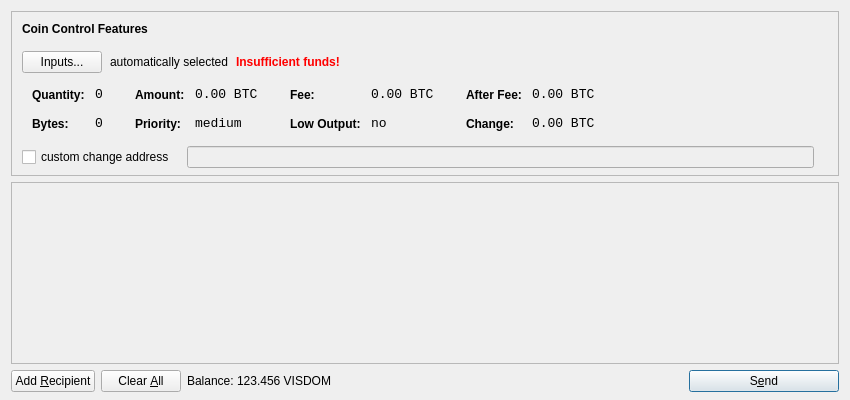
<?xml version="1.0" encoding="UTF-8"?>
<ui version="4.0">
 <class>SendCoinsDialog</class>
 <widget class="QDialog" name="SendCoinsDialog">
  <property name="geometry">
   <rect>
    <x>0</x>
    <y>0</y>
    <width>850</width>
    <height>400</height>
   </rect>
  </property>
  <property name="windowTitle">
   <string>Send Coins</string>
  </property>
  <layout class="QVBoxLayout" name="verticalLayout" stretch="0,1,0">
   <property name="bottomMargin">
    <number>8</number>
   </property>
   <item>
    <widget class="QFrame" name="frameCoinControl">
     <property name="sizePolicy">
      <sizepolicy hsizetype="Expanding" vsizetype="Expanding">
       <horstretch>0</horstretch>
       <verstretch>0</verstretch>
      </sizepolicy>
     </property>
     <property name="maximumSize">
      <size>
       <width>16777215</width>
       <height>16777215</height>
      </size>
     </property>
     <property name="frameShape">
      <enum>QFrame::StyledPanel</enum>
     </property>
     <property name="frameShadow">
      <enum>QFrame::Sunken</enum>
     </property>
     <layout class="QVBoxLayout" name="verticalLayoutCoinControl2">
      <property name="spacing">
       <number>-1</number>
      </property>
      <property name="leftMargin">
       <number>0</number>
      </property>
      <property name="topMargin">
       <number>0</number>
      </property>
      <property name="rightMargin">
       <number>0</number>
      </property>
      <property name="bottomMargin">
       <number>6</number>
      </property>
      <item>
       <layout class="QVBoxLayout" name="verticalLayoutCoinControl" stretch="0,0,0,0,1">
        <property name="spacing">
         <number>0</number>
        </property>
        <property name="leftMargin">
         <number>10</number>
        </property>
        <property name="topMargin">
         <number>10</number>
        </property>
        <item>
         <layout class="QHBoxLayout" name="horizontalLayoutCoinControl1">
          <property name="bottomMargin">
           <number>15</number>
          </property>
          <item>
           <widget class="QLabel" name="labelCoinControlFeatures">
            <property name="sizePolicy">
             <sizepolicy hsizetype="Preferred" vsizetype="Maximum">
              <horstretch>0</horstretch>
              <verstretch>0</verstretch>
             </sizepolicy>
            </property>
            <property name="font">
             <font>
              <weight>75</weight>
              <bold>true</bold>
             </font>
            </property>
            <property name="styleSheet">
             <string notr="true">font-weight:bold;</string>
            </property>
            <property name="text">
             <string>Coin Control Features</string>
            </property>
           </widget>
          </item>
         </layout>
        </item>
        <item>
         <layout class="QHBoxLayout" name="horizontalLayoutCoinControl2" stretch="0,0,0,0">
          <property name="spacing">
           <number>8</number>
          </property>
          <property name="bottomMargin">
           <number>10</number>
          </property>
          <item>
           <widget class="QPushButton" name="pushButtonCoinControl">
            <property name="styleSheet">
             <string notr="true"/>
            </property>
            <property name="text">
             <string>Inputs...</string>
            </property>
           </widget>
          </item>
          <item>
           <widget class="QLabel" name="labelCoinControlAutomaticallySelected">
            <property name="text">
             <string>automatically selected</string>
            </property>
            <property name="margin">
             <number>5</number>
            </property>
           </widget>
          </item>
          <item>
           <widget class="QLabel" name="labelCoinControlInsuffFunds">
            <property name="font">
             <font>
              <weight>75</weight>
              <bold>true</bold>
             </font>
            </property>
            <property name="styleSheet">
             <string notr="true">color:red;font-weight:bold;</string>
            </property>
            <property name="text">
             <string>Insufficient funds!</string>
            </property>
            <property name="margin">
             <number>5</number>
            </property>
           </widget>
          </item>
          <item>
           <spacer name="horizontalSpacerCoinControl">
            <property name="orientation">
             <enum>Qt::Horizontal</enum>
            </property>
            <property name="sizeHint" stdset="0">
             <size>
              <width>40</width>
              <height>1</height>
             </size>
            </property>
           </spacer>
          </item>
         </layout>
        </item>
        <item>
         <widget class="QWidget" name="widgetCoinControl" native="true">
          <property name="sizePolicy">
           <sizepolicy hsizetype="Preferred" vsizetype="Preferred">
            <horstretch>0</horstretch>
            <verstretch>0</verstretch>
           </sizepolicy>
          </property>
          <property name="minimumSize">
           <size>
            <width>0</width>
            <height>0</height>
           </size>
          </property>
          <property name="styleSheet">
           <string notr="true"/>
          </property>
          <layout class="QHBoxLayout" name="horizontalLayoutCoinControl5">
           <property name="margin">
            <number>0</number>
           </property>
           <item>
            <layout class="QHBoxLayout" name="horizontalLayoutCoinControl3" stretch="0,0,0,1">
             <property name="spacing">
              <number>20</number>
             </property>
             <property name="topMargin">
              <number>0</number>
             </property>
             <property name="bottomMargin">
              <number>10</number>
             </property>
             <item>
              <layout class="QFormLayout" name="formLayoutCoinControl1">
               <property name="horizontalSpacing">
                <number>10</number>
               </property>
               <property name="verticalSpacing">
                <number>14</number>
               </property>
               <property name="leftMargin">
                <number>10</number>
               </property>
               <property name="topMargin">
                <number>4</number>
               </property>
               <property name="rightMargin">
                <number>6</number>
               </property>
               <item row="0" column="0">
                <widget class="QLabel" name="labelCoinControlQuantityText">
                 <property name="styleSheet">
                  <string notr="true">font-weight:bold;</string>
                 </property>
                 <property name="text">
                  <string>Quantity:</string>
                 </property>
                 <property name="margin">
                  <number>0</number>
                 </property>
                </widget>
               </item>
               <item row="0" column="1">
                <widget class="QLabel" name="labelCoinControlQuantity">
                 <property name="font">
                  <font>
                   <family>Monospace</family>
                   <pointsize>10</pointsize>
                  </font>
                 </property>
                 <property name="cursor">
                  <cursorShape>IBeamCursor</cursorShape>
                 </property>
                 <property name="contextMenuPolicy">
                  <enum>Qt::ActionsContextMenu</enum>
                 </property>
                 <property name="text">
                  <string notr="true">0</string>
                 </property>
                 <property name="margin">
                  <number>0</number>
                 </property>
                 <property name="textInteractionFlags">
                  <set>Qt::LinksAccessibleByMouse|Qt::TextSelectableByKeyboard|Qt::TextSelectableByMouse</set>
                 </property>
                </widget>
               </item>
               <item row="1" column="0">
                <widget class="QLabel" name="labelCoinControlBytesText">
                 <property name="styleSheet">
                  <string notr="true">font-weight:bold;</string>
                 </property>
                 <property name="text">
                  <string>Bytes:</string>
                 </property>
                </widget>
               </item>
               <item row="1" column="1">
                <widget class="QLabel" name="labelCoinControlBytes">
                 <property name="font">
                  <font>
                   <family>Monospace</family>
                   <pointsize>10</pointsize>
                  </font>
                 </property>
                 <property name="cursor">
                  <cursorShape>IBeamCursor</cursorShape>
                 </property>
                 <property name="contextMenuPolicy">
                  <enum>Qt::ActionsContextMenu</enum>
                 </property>
                 <property name="text">
                  <string notr="true">0</string>
                 </property>
                 <property name="textInteractionFlags">
                  <set>Qt::LinksAccessibleByMouse|Qt::TextSelectableByKeyboard|Qt::TextSelectableByMouse</set>
                 </property>
                </widget>
               </item>
              </layout>
             </item>
             <item>
              <layout class="QFormLayout" name="formLayoutCoinControl2">
               <property name="horizontalSpacing">
                <number>10</number>
               </property>
               <property name="verticalSpacing">
                <number>14</number>
               </property>
               <property name="leftMargin">
                <number>6</number>
               </property>
               <property name="topMargin">
                <number>4</number>
               </property>
               <property name="rightMargin">
                <number>6</number>
               </property>
               <item row="0" column="0">
                <widget class="QLabel" name="labelCoinControlAmountText">
                 <property name="styleSheet">
                  <string notr="true">font-weight:bold;</string>
                 </property>
                 <property name="text">
                  <string>Amount:</string>
                 </property>
                 <property name="margin">
                  <number>0</number>
                 </property>
                </widget>
               </item>
               <item row="0" column="1">
                <widget class="QLabel" name="labelCoinControlAmount">
                 <property name="font">
                  <font>
                   <family>Monospace</family>
                   <pointsize>10</pointsize>
                  </font>
                 </property>
                 <property name="cursor">
                  <cursorShape>IBeamCursor</cursorShape>
                 </property>
                 <property name="contextMenuPolicy">
                  <enum>Qt::ActionsContextMenu</enum>
                 </property>
                 <property name="text">
                  <string notr="true">0.00 BTC</string>
                 </property>
                 <property name="textInteractionFlags">
                  <set>Qt::LinksAccessibleByMouse|Qt::TextSelectableByKeyboard|Qt::TextSelectableByMouse</set>
                 </property>
                </widget>
               </item>
               <item row="1" column="0">
                <widget class="QLabel" name="labelCoinControlPriorityText">
                 <property name="styleSheet">
                  <string notr="true">font-weight:bold;</string>
                 </property>
                 <property name="text">
                  <string>Priority:</string>
                 </property>
                </widget>
               </item>
               <item row="1" column="1">
                <widget class="QLabel" name="labelCoinControlPriority">
                 <property name="font">
                  <font>
                   <family>Monospace</family>
                   <pointsize>10</pointsize>
                  </font>
                 </property>
                 <property name="cursor">
                  <cursorShape>IBeamCursor</cursorShape>
                 </property>
                 <property name="contextMenuPolicy">
                  <enum>Qt::ActionsContextMenu</enum>
                 </property>
                 <property name="text">
                  <string>medium</string>
                 </property>
                 <property name="textInteractionFlags">
                  <set>Qt::LinksAccessibleByMouse|Qt::TextSelectableByKeyboard|Qt::TextSelectableByMouse</set>
                 </property>
                </widget>
               </item>
              </layout>
             </item>
             <item>
              <layout class="QFormLayout" name="formLayoutCoinControl3">
               <property name="horizontalSpacing">
                <number>10</number>
               </property>
               <property name="verticalSpacing">
                <number>14</number>
               </property>
               <property name="leftMargin">
                <number>6</number>
               </property>
               <property name="topMargin">
                <number>4</number>
               </property>
               <property name="rightMargin">
                <number>6</number>
               </property>
               <item row="0" column="0">
                <widget class="QLabel" name="labelCoinControlFeeText">
                 <property name="styleSheet">
                  <string notr="true">font-weight:bold;</string>
                 </property>
                 <property name="text">
                  <string>Fee:</string>
                 </property>
                 <property name="margin">
                  <number>0</number>
                 </property>
                </widget>
               </item>
               <item row="0" column="1">
                <widget class="QLabel" name="labelCoinControlFee">
                 <property name="font">
                  <font>
                   <family>Monospace</family>
                   <pointsize>10</pointsize>
                  </font>
                 </property>
                 <property name="cursor">
                  <cursorShape>IBeamCursor</cursorShape>
                 </property>
                 <property name="contextMenuPolicy">
                  <enum>Qt::ActionsContextMenu</enum>
                 </property>
                 <property name="text">
                  <string notr="true">0.00 BTC</string>
                 </property>
                 <property name="textInteractionFlags">
                  <set>Qt::LinksAccessibleByMouse|Qt::TextSelectableByKeyboard|Qt::TextSelectableByMouse</set>
                 </property>
                </widget>
               </item>
               <item row="1" column="0">
                <widget class="QLabel" name="labelCoinControlLowOutputText">
                 <property name="styleSheet">
                  <string notr="true">font-weight:bold;</string>
                 </property>
                 <property name="text">
                  <string>Low Output:</string>
                 </property>
                </widget>
               </item>
               <item row="1" column="1">
                <widget class="QLabel" name="labelCoinControlLowOutput">
                 <property name="font">
                  <font>
                   <family>Monospace</family>
                   <pointsize>10</pointsize>
                  </font>
                 </property>
                 <property name="cursor">
                  <cursorShape>IBeamCursor</cursorShape>
                 </property>
                 <property name="contextMenuPolicy">
                  <enum>Qt::ActionsContextMenu</enum>
                 </property>
                 <property name="text">
                  <string>no</string>
                 </property>
                 <property name="textInteractionFlags">
                  <set>Qt::LinksAccessibleByMouse|Qt::TextSelectableByKeyboard|Qt::TextSelectableByMouse</set>
                 </property>
                </widget>
               </item>
              </layout>
             </item>
             <item>
              <layout class="QFormLayout" name="formLayoutCoinControl4">
               <property name="horizontalSpacing">
                <number>10</number>
               </property>
               <property name="verticalSpacing">
                <number>14</number>
               </property>
               <property name="leftMargin">
                <number>6</number>
               </property>
               <property name="topMargin">
                <number>4</number>
               </property>
               <property name="rightMargin">
                <number>6</number>
               </property>
               <item row="0" column="0">
                <widget class="QLabel" name="labelCoinControlAfterFeeText">
                 <property name="styleSheet">
                  <string notr="true">font-weight:bold;</string>
                 </property>
                 <property name="text">
                  <string>After Fee:</string>
                 </property>
                 <property name="margin">
                  <number>0</number>
                 </property>
                </widget>
               </item>
               <item row="0" column="1">
                <widget class="QLabel" name="labelCoinControlAfterFee">
                 <property name="font">
                  <font>
                   <family>Monospace</family>
                   <pointsize>10</pointsize>
                  </font>
                 </property>
                 <property name="cursor">
                  <cursorShape>IBeamCursor</cursorShape>
                 </property>
                 <property name="contextMenuPolicy">
                  <enum>Qt::ActionsContextMenu</enum>
                 </property>
                 <property name="text">
                  <string notr="true">0.00 BTC</string>
                 </property>
                 <property name="textInteractionFlags">
                  <set>Qt::LinksAccessibleByMouse|Qt::TextSelectableByKeyboard|Qt::TextSelectableByMouse</set>
                 </property>
                </widget>
               </item>
               <item row="1" column="0">
                <widget class="QLabel" name="labelCoinControlChangeText">
                 <property name="styleSheet">
                  <string notr="true">font-weight:bold;</string>
                 </property>
                 <property name="text">
                  <string>Change:</string>
                 </property>
                </widget>
               </item>
               <item row="1" column="1">
                <widget class="QLabel" name="labelCoinControlChange">
                 <property name="font">
                  <font>
                   <family>Monospace</family>
                   <pointsize>10</pointsize>
                  </font>
                 </property>
                 <property name="cursor">
                  <cursorShape>IBeamCursor</cursorShape>
                 </property>
                 <property name="contextMenuPolicy">
                  <enum>Qt::ActionsContextMenu</enum>
                 </property>
                 <property name="text">
                  <string notr="true">0.00 BTC</string>
                 </property>
                 <property name="textInteractionFlags">
                  <set>Qt::LinksAccessibleByMouse|Qt::TextSelectableByKeyboard|Qt::TextSelectableByMouse</set>
                 </property>
                </widget>
               </item>
              </layout>
             </item>
            </layout>
           </item>
          </layout>
         </widget>
        </item>
        <item>
         <layout class="QHBoxLayout" name="horizontalLayoutCoinControl4" stretch="0,0,0">
          <property name="spacing">
           <number>12</number>
          </property>
          <property name="sizeConstraint">
           <enum>QLayout::SetDefaultConstraint</enum>
          </property>
          <property name="topMargin">
           <number>5</number>
          </property>
          <property name="rightMargin">
           <number>5</number>
          </property>
          <item>
           <widget class="QCheckBox" name="checkBoxCoinControlChange">
            <property name="text">
             <string>custom change address</string>
            </property>
           </widget>
          </item>
          <item>
           <widget class="QLineEdit" name="lineEditCoinControlChange">
            <property name="enabled">
             <bool>false</bool>
            </property>
            <property name="sizePolicy">
             <sizepolicy hsizetype="Expanding" vsizetype="Fixed">
              <horstretch>0</horstretch>
              <verstretch>0</verstretch>
             </sizepolicy>
            </property>
           </widget>
          </item>
          <item>
           <widget class="QLabel" name="labelCoinControlChangeLabel">
            <property name="sizePolicy">
             <sizepolicy hsizetype="Preferred" vsizetype="Expanding">
              <horstretch>0</horstretch>
              <verstretch>0</verstretch>
             </sizepolicy>
            </property>
            <property name="minimumSize">
             <size>
              <width>0</width>
              <height>0</height>
             </size>
            </property>
            <property name="text">
             <string/>
            </property>
            <property name="margin">
             <number>3</number>
            </property>
           </widget>
          </item>
         </layout>
        </item>
        <item>
         <spacer name="verticalSpacerCoinControl">
          <property name="orientation">
           <enum>Qt::Vertical</enum>
          </property>
          <property name="sizeHint" stdset="0">
           <size>
            <width>800</width>
            <height>1</height>
           </size>
          </property>
         </spacer>
        </item>
       </layout>
      </item>
     </layout>
    </widget>
   </item>
   <item>
    <widget class="QScrollArea" name="scrollArea">
     <property name="widgetResizable">
      <bool>true</bool>
     </property>
     <widget class="QWidget" name="scrollAreaWidgetContents">
      <property name="geometry">
       <rect>
        <x>0</x>
        <y>0</y>
        <width>830</width>
        <height>165</height>
       </rect>
      </property>
      <layout class="QVBoxLayout" name="verticalLayout_2">
       <property name="margin">
        <number>0</number>
       </property>
       <item>
        <layout class="QVBoxLayout" name="entries">
         <property name="spacing">
          <number>6</number>
         </property>
        </layout>
       </item>
       <item>
        <spacer name="verticalSpacer">
         <property name="orientation">
          <enum>Qt::Vertical</enum>
         </property>
         <property name="sizeHint" stdset="0">
          <size>
           <width>20</width>
           <height>40</height>
          </size>
         </property>
        </spacer>
       </item>
      </layout>
     </widget>
    </widget>
   </item>
   <item>
    <layout class="QHBoxLayout" name="horizontalLayout">
     <item>
      <widget class="QPushButton" name="addButton">
       <property name="toolTip">
        <string>Send to multiple recipients at once</string>
       </property>
       <property name="text">
        <string>Add &amp;Recipient</string>
       </property>
       <property name="icon">
        <iconset resource="../bitcoin.qrc">
         <normaloff>:/icons/add</normaloff>:/icons/add</iconset>
       </property>
       <property name="autoDefault">
        <bool>false</bool>
       </property>
      </widget>
     </item>
     <item>
      <widget class="QPushButton" name="clearButton">
       <property name="sizePolicy">
        <sizepolicy hsizetype="Minimum" vsizetype="Fixed">
         <horstretch>0</horstretch>
         <verstretch>0</verstretch>
        </sizepolicy>
       </property>
       <property name="toolTip">
        <string>Remove all transaction fields</string>
       </property>
       <property name="text">
        <string>Clear &amp;All</string>
       </property>
       <property name="icon">
        <iconset resource="../bitcoin.qrc">
         <normaloff>:/icons/remove</normaloff>:/icons/remove</iconset>
       </property>
       <property name="autoRepeatDelay">
        <number>300</number>
       </property>
       <property name="autoDefault">
        <bool>false</bool>
       </property>
      </widget>
     </item>
     <item>
      <layout class="QHBoxLayout" name="horizontalLayout_2">
       <property name="spacing">
        <number>3</number>
       </property>
       <item>
        <widget class="QLabel" name="label">
         <property name="text">
          <string>Balance:</string>
         </property>
        </widget>
       </item>
       <item>
        <widget class="QLabel" name="labelBalance">
         <property name="cursor">
          <cursorShape>IBeamCursor</cursorShape>
         </property>
         <property name="text">
          <string>123.456 VISDOM</string>
         </property>
         <property name="textInteractionFlags">
          <set>Qt::LinksAccessibleByMouse|Qt::TextSelectableByKeyboard|Qt::TextSelectableByMouse</set>
         </property>
        </widget>
       </item>
      </layout>
     </item>
     <item>
      <spacer name="horizontalSpacer">
       <property name="orientation">
        <enum>Qt::Horizontal</enum>
       </property>
       <property name="sizeHint" stdset="0">
        <size>
         <width>40</width>
         <height>20</height>
        </size>
       </property>
      </spacer>
     </item>
     <item>
      <widget class="QPushButton" name="sendButton">
       <property name="minimumSize">
        <size>
         <width>150</width>
         <height>0</height>
        </size>
       </property>
       <property name="toolTip">
        <string>Confirm the send action</string>
       </property>
       <property name="text">
        <string>S&amp;end</string>
       </property>
       <property name="icon">
        <iconset resource="../bitcoin.qrc">
         <normaloff>:/icons/send</normaloff>:/icons/send</iconset>
       </property>
       <property name="default">
        <bool>true</bool>
       </property>
      </widget>
     </item>
    </layout>
   </item>
  </layout>
 </widget>
 <resources>
  <include location="../bitcoin.qrc"/>
 </resources>
 <connections/>
</ui>
